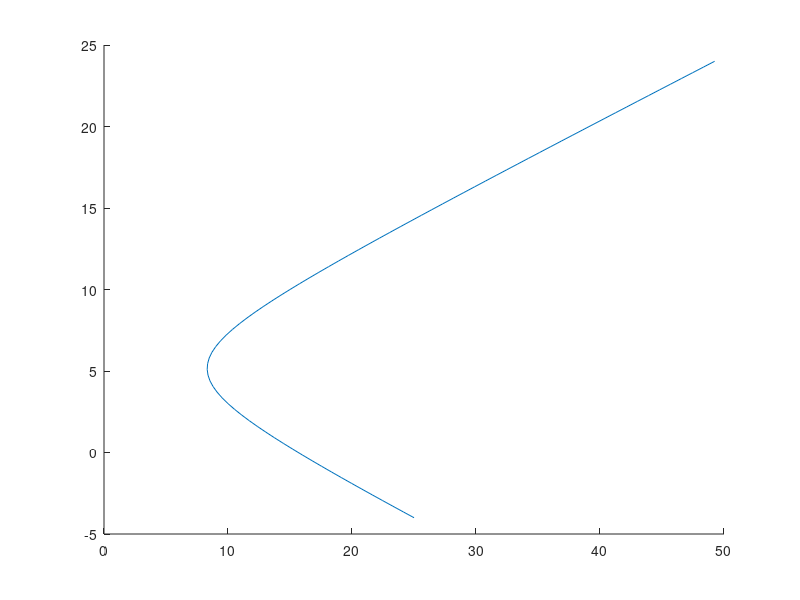

Recreate this plot in MATLAB.
mu_p    = @(a,b) a*3 + b*10;
sigma_p = @(a,b,rho) sqrt((a^2)*(10^2) + (b^2)*(15^2) + 2*a*b*rho*10*15);

figure()
hold on
for rho = 0

  a = -2:0.05:2;
  b = 1-a;

  for n = 1:length(a)
    x(n) = sigma_p(a(n),b(n),rho);
    y(n) = mu_p(a(n),b(n));
  end

  plot(x,y);
end
hold off

